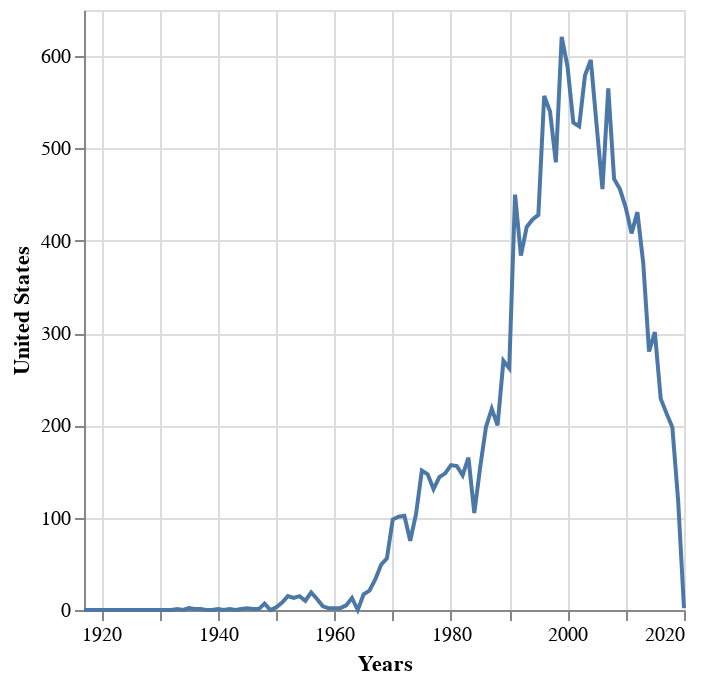

Notebook cell for this chart:
### Code cell
linecorg = alt.Chart(corgs).mark_line().encode(
    alt.X('Years:T'),
    alt.Y('United States:Q')
)
linecorg
